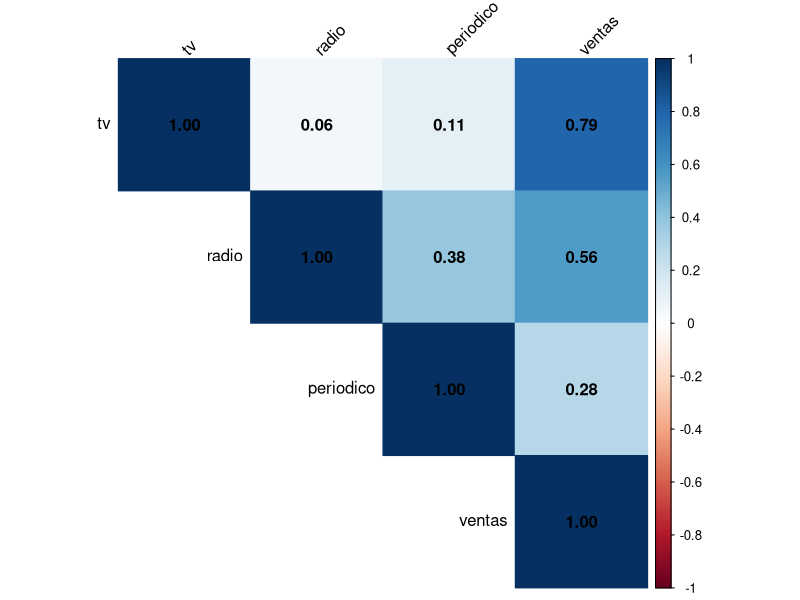
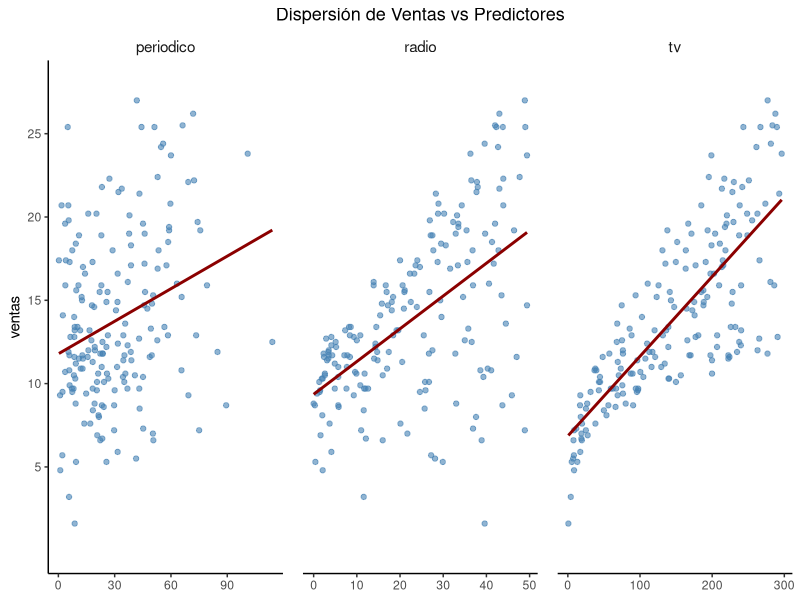
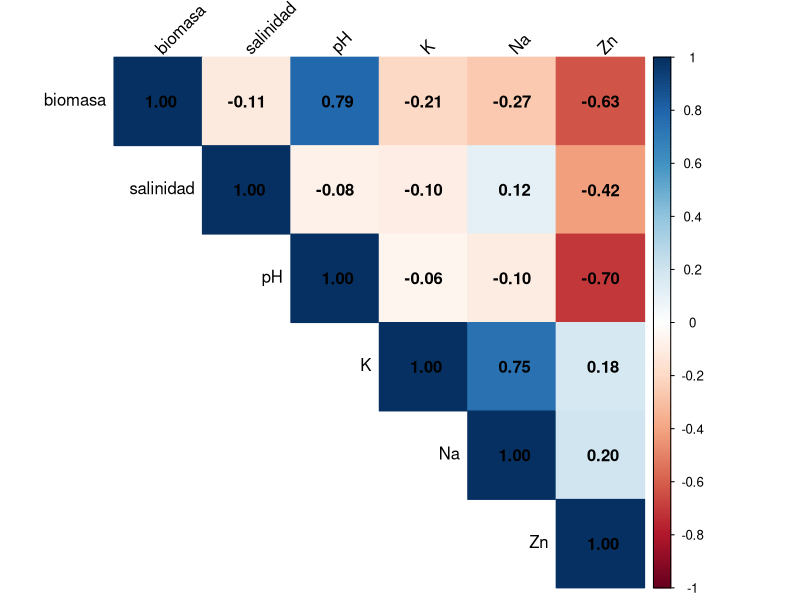
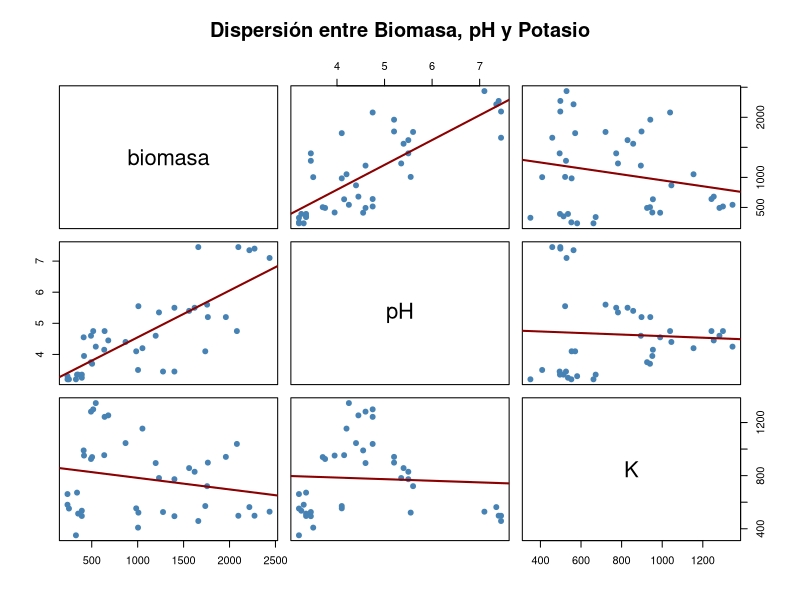
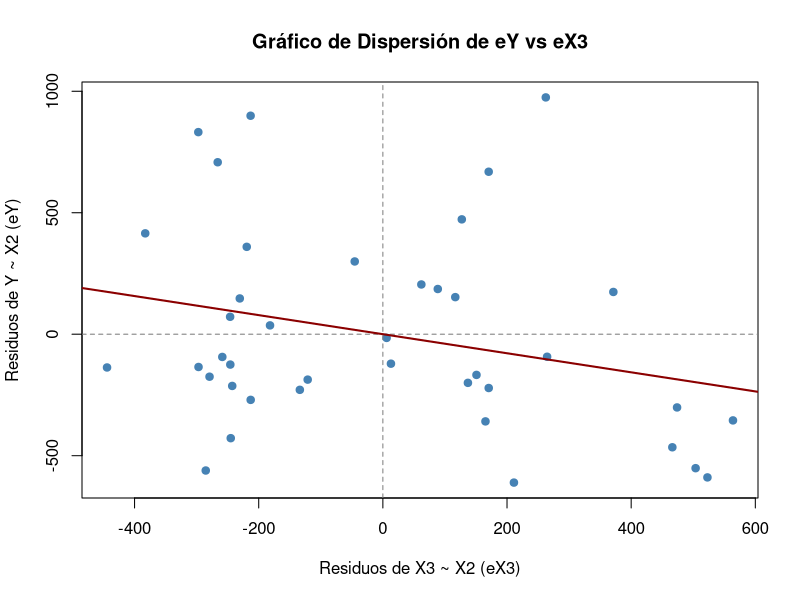
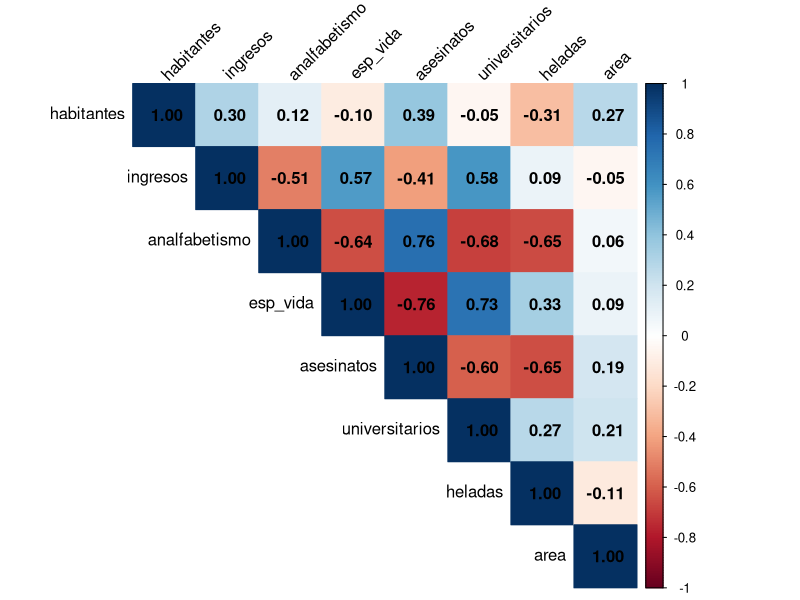
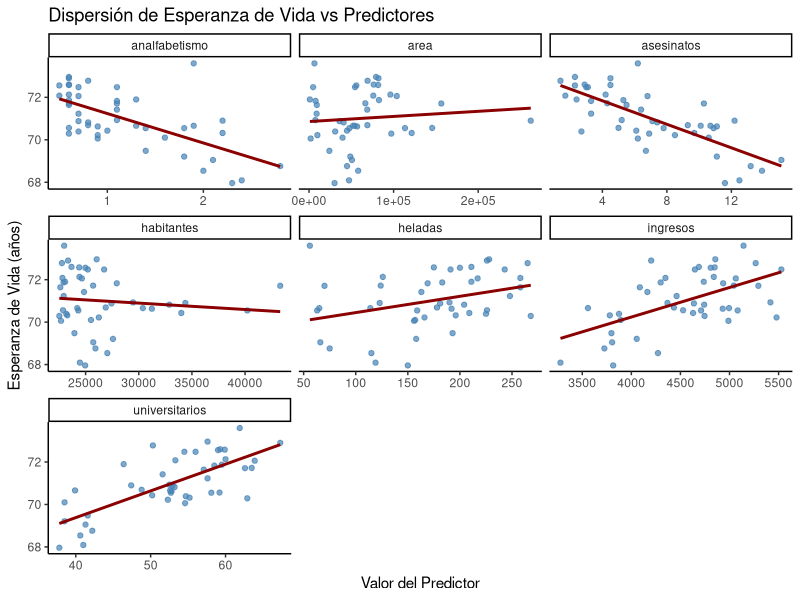

These figures' R source, in order:
## ---- chunk 1
knitr::opts_chunk$set(echo = TRUE)
## ---- chunk 2
library(tidyverse)  # Incluye readr, dplyr, ggplot2
library(corrplot)
# Para mapas de calor de correlaciones
## ---- chunk 3

data <- read.delim("ventas.txt", sep = "\t")
head(data)
## ---- chunk 4

dim(data)

str(data)
## ---- chunk 5
colSums(is.na(data))
## ---- chunk 6
summary(data)
## ---- chunk 7
# Matriz numérica redondeada a 3 decimales
matriz_cor <- cor(data)
round(matriz_cor, 3)

# Mapa de calor de correlación
corrplot(matriz_cor, 
         method = "color", 
         type = "upper", 
         addCoef.col = "black", 
         tl.col = "black", 
         tl.srt = 45)
## ---- chunk 8
# Transformación a formato largo para graficar con facet_wrap en ggplot2
data_largo <- data %>%
  pivot_longer(cols = c(tv, radio, periodico), 
               names_to = "medio", 
               values_to = "inversion")

ggplot(data_largo, aes(x = inversion, y = ventas)) +
  geom_point(alpha = 0.6, color = "steelblue") +
  geom_smooth(method = "lm", se = FALSE, color = "darkred") +
  facet_wrap(~ medio, scales = "free_x") +
  scale_y_continuous(breaks = seq(5, 25, by = 5), limits = c(0, 28)) +
  theme_classic() +
  theme(
    strip.placement = "outside",
    strip.background = element_blank(),
    strip.text = element_text(size = 11),
    plot.title = element_text(hjust = 0.5, size = 13),
    panel.spacing = unit(1, "lines")
  ) +
  labs(title = "Dispersión de Ventas vs Predictores",
       x = NULL,
       y = "ventas")
## ---- chunk 9
modelo <- lm(ventas ~ tv + radio + periodico, data = data)
summary(modelo)
## ---- chunk 10
data_media <- data.frame(tv = 147.05, radio = 23.3, periodico = 31)

# interval = "confidence" calcula el IC para E(Y | X = x0)
ic_media <- predict(modelo, newdata = data_media, interval = "confidence", level = 0.95)
ic_media

## ---- chunk 11
data_media2 <- data.frame(tv = 160, radio = 26.7, periodico = 35.1)

# interval = "prediction" calcula el IP para una observación individual
ip_sucursal <- predict(modelo, newdata = data_media2, interval = "prediction", level = 0.95)
ip_sucursal

## ---- chunk 12
data2 <- read.delim("datos.txt", sep = "\t")
head(data2)
## ---- chunk 13
dim(data2)
str(data2)
## ---- chunk 14
colSums(is.na(data2))
## ---- chunk 15
summary(data2)
## ---- chunk 16
matriz_cor2 <- cor(data2)
round(matriz_cor2, 3)

corrplot(matriz_cor2, 
         method = "color", 
         type = "upper", 
         addCoef.col = "black", 
         tl.col = "black", 
         tl.srt = 45)
## ---- chunk 17
# Matriz de pares entre biomasa, pH y K con rectas ajustadas
pairs(data2[, c("biomasa", "pH", "K")], 
      main = "Dispersión entre Biomasa, pH y Potasio",
      pch = 19, col = "steelblue",
      panel = function(x, y, ...) {
        points(x, y, ...)
        abline(lm(y ~ x), col = "darkred", lwd = 2)
      })
## ---- chunk 18
mod_simple <- lm(biomasa ~ pH, data = data2)
summary(mod_simple)
## ---- chunk 19
mod_Y_X2 <- lm(biomasa ~ pH, data = data2)
eY <- resid(mod_Y_X2)
head(eY)
## ---- chunk 20
mod_X3_X2 <- lm(K ~ pH, data = data2)
eX3 <- resid(mod_X3_X2)
head(eX3)
## ---- chunk 21
plot(eX3, eY, 
     pch = 19, col = "steelblue",
     xlab = "Residuos de X3 ~ X2 (eX3)", 
     ylab = "Residuos de Y ~ X2 (eY)",
     main = "Gráfico de Dispersión de eY vs eX3")

abline(h = 0, lty = 2, col = "gray50")
abline(v = 0, lty = 2, col = "gray50")
abline(lm(eY ~ eX3), col = "darkred", lwd = 2)
## ---- chunk 22
mod_residuos <- lm(eY ~ eX3)
summary(mod_residuos)

gamma_hat <- coef(mod_residuos)["eX3"]
gamma_hat
## ---- chunk 23
mod_multiple <- lm(biomasa ~ pH + K, data = data2)
summary(mod_multiple)

beta3_hat <- coef(mod_multiple)["K"]
beta3_hat

# Comparación numérica exacta
all.equal(as.numeric(beta3_hat), as.numeric(gamma_hat))
abs(beta3_hat - gamma_hat)
## ---- chunk 24
data3 <- read.delim("esperanza.txt", sep = "\t")
head(data3)
## ---- chunk 25
dim(data3)
str(data3)
## ---- chunk 26
colSums(is.na(data3))
## ---- chunk 27
summary(data3)
## ---- chunk 28
matriz_cor3 <- cor(data3)
round(matriz_cor3, 3)

corrplot(matriz_cor3, 
         method = "color", 
         type = "upper", 
         addCoef.col = "black",
         tl.col = "black", 
         tl.srt = 45)
## ---- chunk 29
data3 %>%
  pivot_longer(cols = c(habitantes, ingresos, analfabetismo, asesinatos, 
                        universitarios, heladas, area),
               names_to = "predictor", 
               values_to = "valor") %>%
  ggplot(aes(x = valor, y = esp_vida)) +
  geom_point(alpha = 0.7, color = "steelblue") +
  geom_smooth(method = "lm", se = FALSE, color = "darkred") +
  facet_wrap(~ predictor, scales = "free_x") +
  theme_classic() +
  labs(title = "Dispersión de Esperanza de Vida vs Predictores",
       x = "Valor del Predictor",
       y = "Esperanza de Vida (años)")
## ---- chunk 30
mod_nulo <- lm(esp_vida ~ 1, data = data3)
alcance_total <- formula(lm(esp_vida ~ habitantes + ingresos + analfabetismo + 
                              asesinatos + universitarios + heladas + area, data = data3))
## ---- chunk 31
add1(mod_nulo, scope = alcance_total, test = "F")
## ---- chunk 32
mod_f1 <- lm(esp_vida ~ asesinatos, data = data3)
add1(mod_f1, scope = alcance_total, test = "F")
## ---- chunk 33
mod_f2 <- lm(esp_vida ~ asesinatos + universitarios, data = data3)
add1(mod_f2, scope = alcance_total, test = "F")
## ---- chunk 34
mod_forward <- mod_f2
summary(mod_forward)
## ---- chunk 35
mod_completo <- lm(esp_vida ~ habitantes + ingresos + analfabetismo + 
                     asesinatos + universitarios + heladas + area, data = data3)
## ---- chunk 36
drop1(mod_completo, test = "F")
## ---- chunk 37
mod_b1 <- update(mod_completo, . ~ . - analfabetismo)
drop1(mod_b1, test = "F")
## ---- chunk 38
mod_b2 <- update(mod_b1, . ~ . - ingresos)
drop1(mod_b2, test = "F")
## ---- chunk 39
mod_b3 <- update(mod_b2, . ~ . - area)
drop1(mod_b3, test = "F")
## ---- chunk 40
mod_b4 <- update(mod_b3, . ~ . - habitantes)
drop1(mod_b4, test = "F")
## ---- chunk 41
mod_b5 <- update(mod_b4, . ~ . - heladas)
drop1(mod_b5, test = "F")
## ---- chunk 42
mod_backward <- mod_b5
summary(mod_backward)
## ---- chunk 43
# Trayectoria manual paso a paso:
# 1. Desde el modelo nulo entra 'asesinatos' .
# 2. Con 'asesinatos', entra 'universitarios' .
# 3. Revisión de eliminación en mod_step:
drop1(lm(esp_vida ~ asesinatos + universitarios, data = data3), 
      test = "F")

# Ninguna variable se elimina porque ambas conservan p < 0.01.

# 4. Revisión de incorporación adicional:
add1(lm(esp_vida ~ asesinatos + universitarios, data = data3), 
     scope = alcance_total, test = "F")

# Ninguna variable restante cumple el criterio p < 0.01 para ingresar.

mod_stepwise <- lm(esp_vida ~ asesinatos + universitarios, data = data3)
summary(mod_stepwise)
## ---- chunk 44
# Función de Cp de Mallows basada en la guía del docente
Cp_calc <- function(mod_cand, mod_comp) {
  n <- nrow(data3)
  p <- length(coef(mod_cand))
  s2_full <- summary(mod_comp)$sigma^2
  
  deviance(mod_cand) / s2_full - n + 2 * p
}

# Construcción de la tabla comparativa
tabla_comparacion <- data.frame(
  Modelo = c("Forward", "Backward", "Stepwise"),
  R2_aj = c(summary(mod_forward)$adj.r.squared,
            summary(mod_backward)$adj.r.squared,
            summary(mod_stepwise)$adj.r.squared),
  Cp = c(Cp_calc(mod_forward, mod_completo),
         Cp_calc(mod_backward, mod_completo),
         Cp_calc(mod_stepwise, mod_completo)),
  AIC = c(AIC(mod_forward),
          AIC(mod_backward),
          AIC(mod_stepwise)),
  BIC = c(BIC(mod_forward),
          BIC(mod_backward),
          BIC(mod_stepwise))
)

knitr::kable(tabla_comparacion, 
             digits = 3, 
             caption = "Tabla comparativa de criterios de selección")
